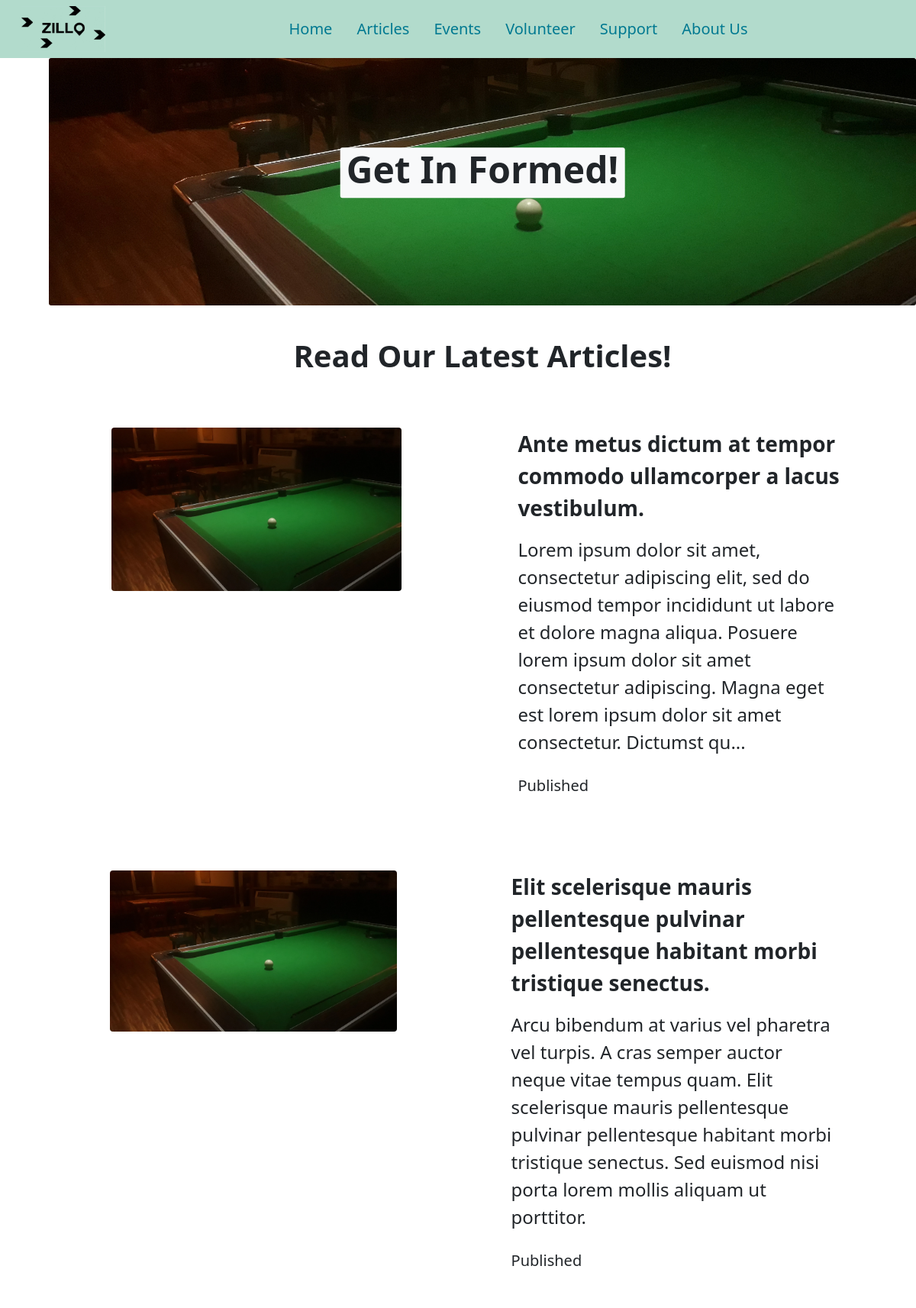
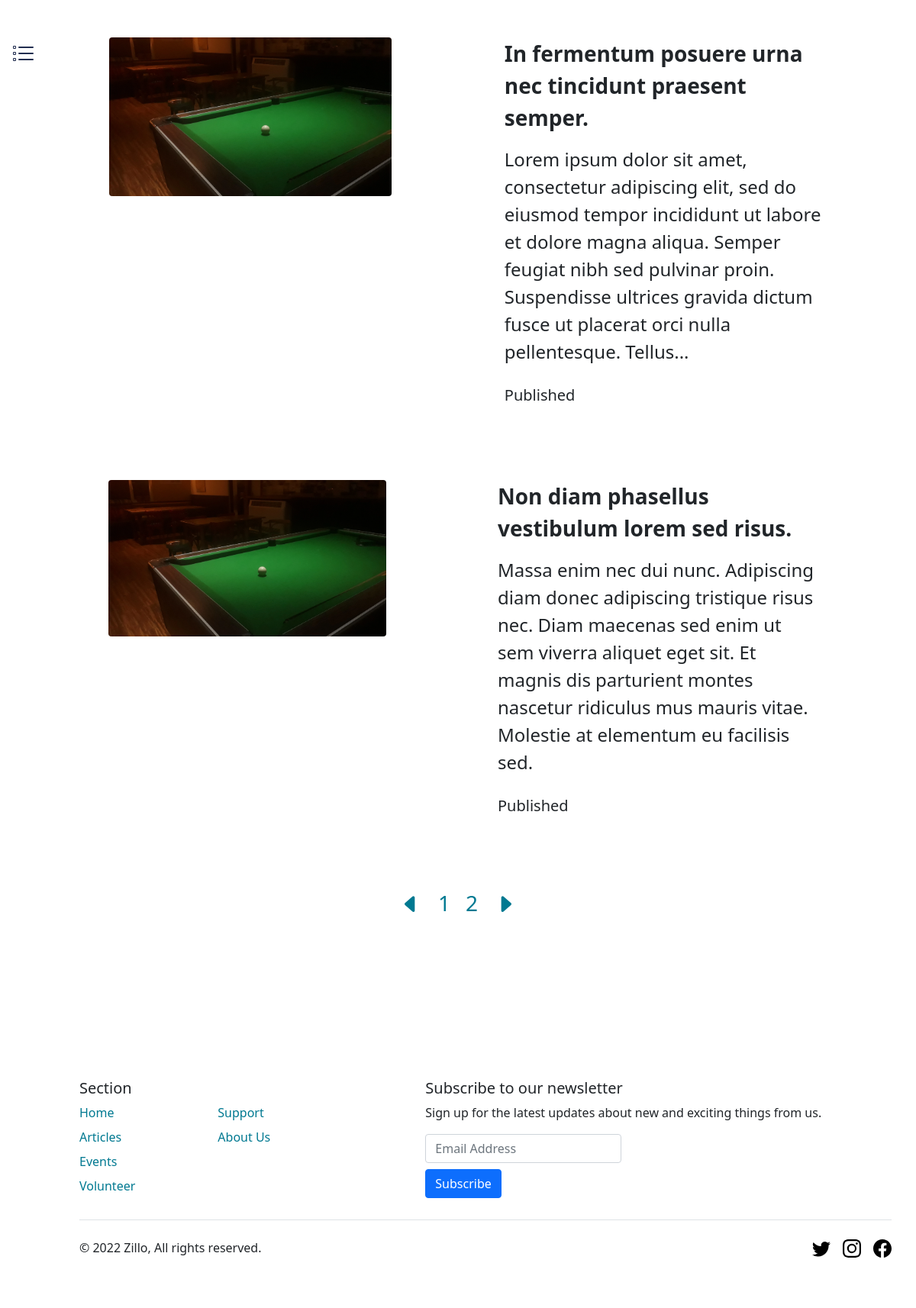
Page /articles/1 on the earlier database version (2 pictures, top to bottom).
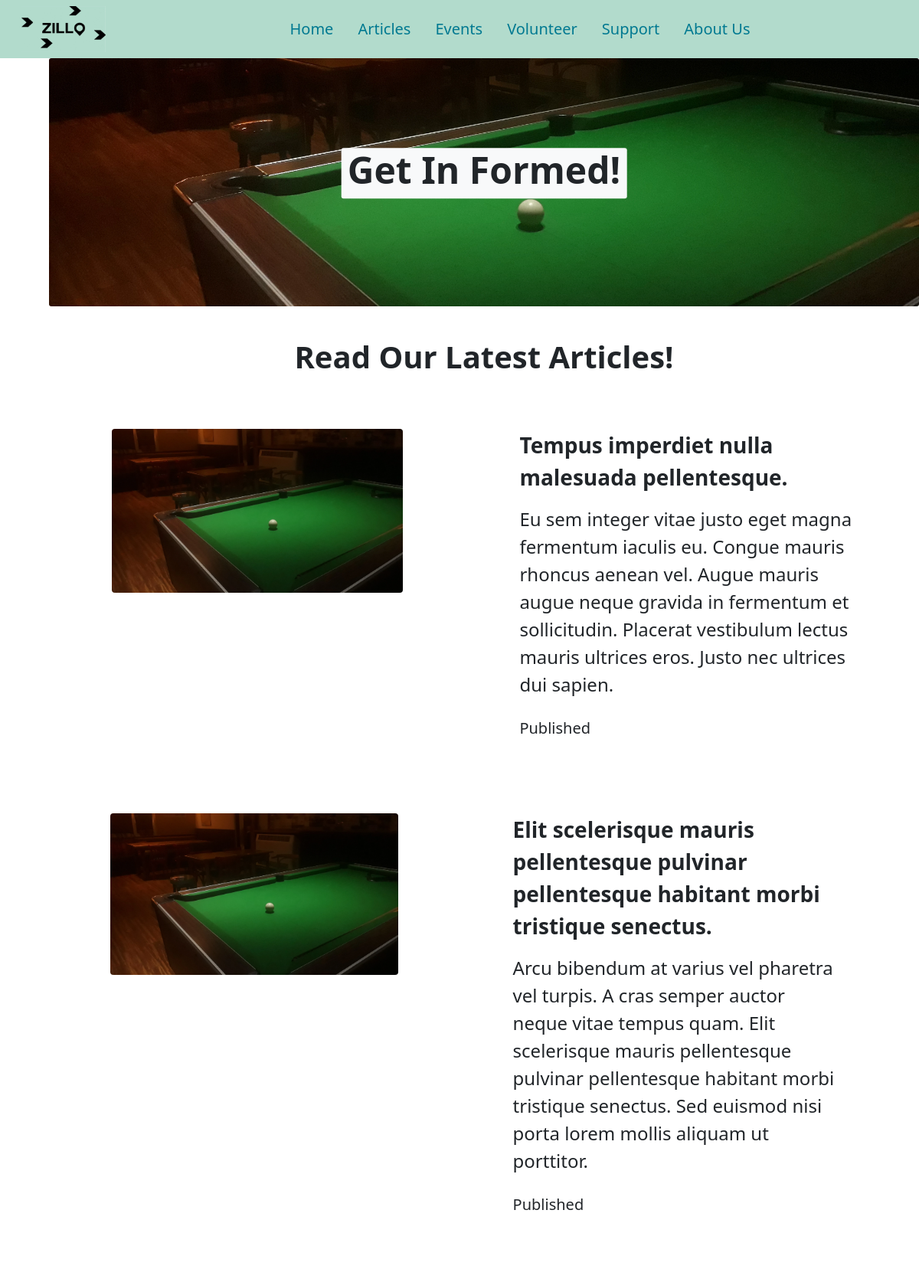
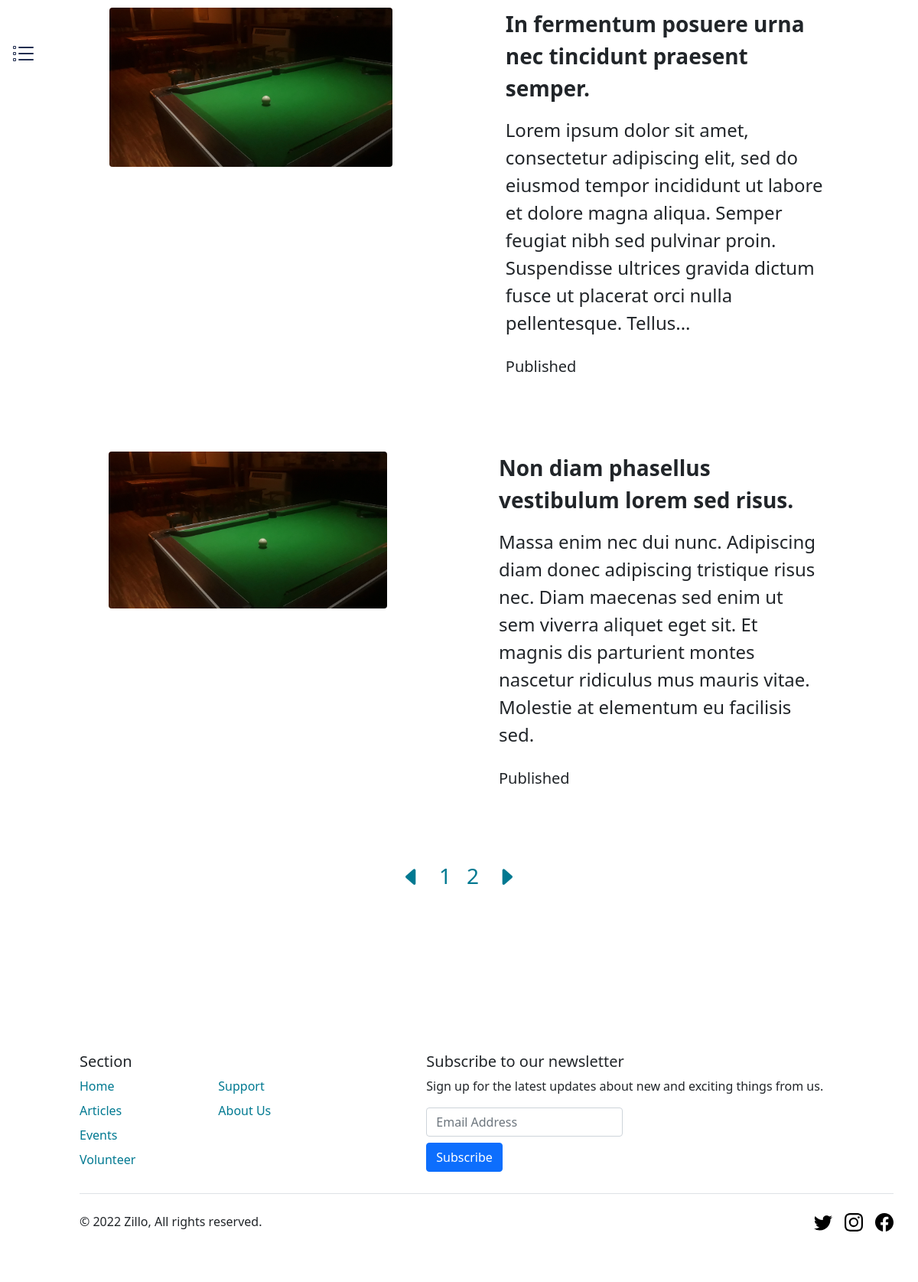
Same page on the later database version (2 pictures, top to bottom).
### website/models.py (models this page shows)
class Article(db.Model):
    id = db.Column(db.Integer, primary_key=True)
    datetime_posted = db.Column(db.DateTime(timezone=True), default=func.now())
    datetime_created = db.Column(db.DateTime(timezone=True), default=func.now())
    title = db.Column(db.String(100), nullable=False)
    description = db.Column(db.String(256))
    content = db.Column(db.String(5000), nullable=False)
    youtube_embed_link = db.Column(db.String(200))
    writer_id = db.Column(db.Integer, db.ForeignKey('writer.id'))

### website/views.py (the view)
@views.route('/articles/<int:pg>', methods=['GET', 'POST'])         # a decorator that calls the funcation below when routed to /articles/<insert_integer_number> from any html page, <int:pg> acts like a variable that will be used to check for the page number, any number can be inserted so long as its an integer, a number must be inserted else it will 404
def articles(pg):                                                   # creates a function called articles but also passes though the value of <int:pg> to be used later
    page_settings = {                                               # creates a dictionary called page_settings
        'cover_picture': True,                                      # adds the cover_picture as a key and False as it's value to the dictionary
        'current_page': 2,                                          # adds the current_page as a key and 0 as it's value to the dictionary
        'footer' : True,                                            # adds the footer as a key and True as it's value to the dictionary
        'sidebar_segments':1 #maximum 2                             # adds the sidebar_segments as a key and 2 as it's value to the dictionary
        }                                                           # closes the dictionary
    sidebar_links = [                                               # creates a list called sidebar_links
        '/articles/1'                                               # adds articles/1 to the list
    ]                                                               # closes the list
    subscribeForm()                # executes the subscribeForm function
    dbarticles = Article.query.order_by(desc(Article.id)).limit(50).all()           # uses a query filter to get items from the Articles database and sorts them by decending id value, and limits the query to 50 rows, this query will be used to show article items / to pass though a query of the database to the html page
    dbarticledivision = (-(-len(dbarticles)//5))                    # creates a variable called dbarticledivision which gets the length of dbarticles and integer divides it by five while rounding it up
    return render_template(                                         # returns render_template, this function means it'll render a html file for the user to see when this function is called
        './articles.html',                                          # passes through the relative path of the page it'll send the user to, here it is /articles page
        cover_picture=page_settings['cover_picture'],               # creates a variable called cover_picture with the value within page_settings' cover_picture key, the passes it though to be used within the html file
        current_page_num=page_settings['current_page'],             # creates a variable called current_page_num with the value within page_settings' current_page key
        footer=page_settings['footer'],                             # creates a variable called footer with the value within page_settings' footer key
        sidebar_links=sidebar_links,                                # creates a variable called sidebar_links with the list of sidebar_links
        sidebar_segments=page_settings['sidebar_segments'],         # creates a variable called sidebar_segments with the value within page_settings' sidebar_segments key
        articles=dbarticles,                                        # creates a variable called articles with the value of dbarticles, the query made before
        max_pages=dbarticledivision,                                # creates a variable called max_pages with the value of dbarticledivision
        article_page=pg                                             # creates a variable called article_page with the value of pg, the passed though value from the url
        )                                                           # ends render_template function

### website/templates/articles.html (shortened to what this page needs)
{% extends "base.html" %}
{% block cover_text %}Get In Formed!{% endblock %}
{% block content %}
    <div class="my-5 w-100">
        {% if article_page == 1 %}
            <div class="mb-5 fs-1 fw-bold text-center">
                Read Our Latest Articles!
            </div>
        {% endif %}
        {% for article in articles[ article_page * 5 - 5: article_page * 5 - 1 ] %}
            <div class="row mb-5 g-3 w-100"> <div class="row mb-5 g-3 w-100">
                <div class="col-lg text-center">
                    <img src="\static\assets\article_covers\{{ article.id }}.webp" class="mx-auto rounded" style="width:70%;"/>
                </div>
                <div class="col-lg">
                    <div class="mx-auto" style="width:80%">
                        <div class="mb-3 fs-3 fw-bold w-100">
                            {{ article.title }}
                        </div>
                        <div class="mb-4 lead fs-4">
                            {% if article.description != ''%}
                                {{ article.description }}
                            {% elif article.content | length > 250 %}
                                {{ article.content[0:249] + '...' }}
                            {% else %}
                                {{ article.content }}
                            {% endif %}
                        </div>
                        <div class="lead fs-5">
                            Published {{ article.date }}
                        </div>
                    </div>
                </div>
            </div>
        {% endfor %}
        <div class="container my-5 text-center">
            <a class="m-2 text-decoration-none" >
                <svg xmlns="http://www.w3.org/2000/svg" width="32" height="32" fill="currentColor" class="bi bi-caret-left-fill" viewBox="0 2 16 18">
                    <path d="m3.86 8.753 5.482 4.796c.646.566 1.658.106 1.658-.753V3.204a1 1 0 0 0-1.659-.753l-5.48 4.796a1 1 0 0 0 0 1.506z"/>
                </svg>
            </a>
            <a class="h3 m-2 text-decoration-none active" aria-current="page">{{ article_page }}</a>
            {% if max_pages - article_page > 0 %}
                <a class="h3 m-2 text-decoration-none" href="/articles/{{ article_page + 1 }}">{{ article_page + 1 }}</a>
            {% endif %}
            <a class="m-2 text-decoration-none" {% if max_pages - article_page > 0 %}href="/articles/{{ article_page + 1 }}{% endif %}">
                <svg xmlns="http://www.w3.org/2000/svg" width="32" height="32" fill="currentColor" class="bi bi-caret-right-fill" viewBox="0 2 16 18">
                    <path d="m12.14 8.753-5.482 4.796c-.646.566-1.658.106-1.658-.753V3.204a1 1 0 0 1 1.659-.753l5.48 4.796a1 1 0 0 1 0 1.506z"/>
                </svg>
            </a>
        </div>
    </div>
{% endblock %}

### website/templates/base.html (shortened to what this page needs)
<!DOCTYPE html>
<html>
  <head>
    <link href="https://cdn.jsdelivr.net/npm/bootstrap@5.1.3/dist/css/bootstrap.min.css"
    rel="stylesheet"
/>
    <link href="/static/css/variables.css" rel="stylesheet" type="text/css">
    <link href="/static/css/general.css" rel="stylesheet" type="text/css">
  </head>
  <body>
    {% for sidebar_segment in range(sidebar_segments) %}
      <div class="d-flex flex-column flex-shrink-0 top-{% if sidebar_segment == 1 %}50{% else %}0{% endif %}" style="position:fixed; width: 4rem; height: {% if sidebar_segments == 1 %}100{% else %}50{% endif %}%;">
        <ul class="nav nav-flush flex-column mb-auto text-center">
          <li class="nav-item">
            <a href="{{ sidebar_links[sidebar_segment] }}" class="nav-link position-absolute top-50 start-0 translate-middle-y" data-bs-placement="right">
            </a>
          </li >
        </ul>
      </div>
    {% endfor %}
    <nav class="navbar navbar-expand-lg navbar-light" style="background-color: var(--1-clr);">
      <div class="container-fluid">
        <div class="navbar-header mx-3">
          <a class="navbar-brand" href="/hidden/db-manager">
            <img src="/static/assets/ZilloLogo.webp" alt="Zillo logo" width="110" height="60">
          </a>
        </div>
        <div class="collapse navbar-collapse" id="navbarNavAltMarkup">
          <div class="navbar-nav mx-auto">
            <a {% if current_page_num == 1 %}class="nav-link h5 m-2 active" aria-current="page"{% else %}class="nav-link h5 m-2"{% endif %} href="/">Home</a>
            <a {% if current_page_num == 2 %}class="nav-link h5 m-2 active" aria-current="page"{% else %}class="nav-link h5 m-2"{% endif %} href="/articles/1">Articles</a>
            <a {% if current_page_num == 3 %}class="nav-link h5 m-2 active" aria-current="page"{% else %}class="nav-link h5 m-2"{% endif %} href="/events/events-gridview/1">Events</a>
            <a {% if current_page_num == 4 %}class="nav-link h5 m-2 active" aria-current="page"{% else %}class="nav-link h5 m-2"{% endif %} href="/volunteer/volunteer-gridview/1">Volunteer</a>
            <a {% if current_page_num == 5 %}class="nav-link h5 m-2 active" aria-current="page"{% else %}class="nav-link h5 m-2"{% endif %} href="/support/support-home">Support</a>
            <a {% if current_page_num == 6 %}class="nav-link h5 m-2 active" aria-current="page"{% else %}class="nav-link h5 m-2"{% endif %} href="/aboutus">About Us</a>
          </div>
        </div>
      </div>
    </nav>
    {% if cover_picture %}
      <div class="position-relative" style="{% if sidebar_segments >= 1 %}margin-left:4rem;{% endif %}">
        <div class="position-absolute top-0 start-0 w-100">
        </div>
        <div class="position-absolute start-50 translate-middle px-2 bg-light" style="top:12.5vw; border-radius:3px">
          <h1 style="font-size:4vw;"><b>{% block cover_text %}{% endblock %}</b></h1>
        </div>
      </div>
    {% endif %}
    <div style="{% if sidebar_segments >= 1 %}margin-left:4rem;{% endif %} {% if cover_picture %}margin-top: 30vw;{% endif %}">
      {% block content %}{% endblock %}
    </div>
    {% if footer %}
      <div class="container ps-5">
        <footer class="py-5">
          <div class="row">
            <div class="col-2">
              <h5>Section</h5>
              <div class="nav flex-column">
                <div class="nav-item mb-2"><a href="/" class="nav-link p-0">Home</a></div>
                <div class="nav-item mb-2"><a href="/articles/1" class="nav-link p-0">Articles</a></div>
                <div class="nav-item mb-2"><a href="/events/events-gridview/1" class="nav-link p-0">Events</a></div>
                <div class="nav-item mb-2"><a href="/volunteer/volunteer-gridview/1" class="nav-link p-0">Volunteer</a></div>
              </div>
            </div>
            <div class="col-2">
              <div class="nav flex-column pt-4">
                <div class="nav-item mb-2"><a href="/support/support-home" class="nav-link p-0">Support</a></div>
                <div class="nav-item mb-2"><a href="/aboutus" class="nav-link p-0">About Us</a></div>
              </div>
            </div>
            <div class="col-6 offset-1">
              <h5>Subscribe to our newsletter</h5>
              <p>Sign up for the latest updates about new and exciting things from us.</p>
              <div class="d-flex w-100 gap-2">
                <form method="POST">
                  <input type="text" id="email" name="email" class="form-control mb-2" placeholder="Email Address" aria-label="Email Address">
                  <button type="submit" class="btn btn-primary">Subscribe</button>
                </form>
              </div>
            </div>
          </div>
          <div class="d-flex justify-content-between py-4 my-4 border-top">
            <p>&copy; 2022 Zillo, All rights reserved.</p>
            <div class="d-flex">
              <div class="ms-3"><a href="#"><svg width="24" height="24"><use xlink:href="#twitter"></svg></a></div>
              <div class="ms-3"><a href="#"><svg width="24" height="24"><use xlink:href="#instagram"></svg></a></div>
              <div class="ms-3"><a href="#"><svg width="24" height="24"><use xlink:href="#facebook"></svg></a></div>
            </div>
          </div>
        </footer>
      </div>
    {% endif %}
  </body>
</html>

### website/static/css/variables.css (style rules this page uses)
:root { --1-clr: #b2dbcc; --2-clr: #222e50; --3-clr: #007991; --4-clr: #fec601; --5-clr: #ea7317; }

### website/static/css/general.css (style rules this page uses)
a { color: var(--3-clr) !important; }

Differences in the rows shown:
removed Article: title "Ante metus dictum at tempor commodo ullamcorper a lacus vestibulum.", content "Lorem ipsum dolor sit amet, consectetur adipiscing elit, sed do eiusmod tempor incididunt ut labore et dolore magna aliqua. Posuere lorem ipsum dolor sit amet consectetur adipiscing. Magna eget est lorem ipsum dolor sit amet consectetur. Dictumst qu..."
added Article: title "Tempus imperdiet nulla malesuada pellentesque.", description "Eu sem integer vitae justo eget magna fermentum iaculis eu. Congue mauris rhoncus aenean vel. Augue mauris augue neque gravida in fermentum et sollicitudin. Placerat vestibulum lectus mauris ultrices eros. Justo nec ultrices dui sapien."
